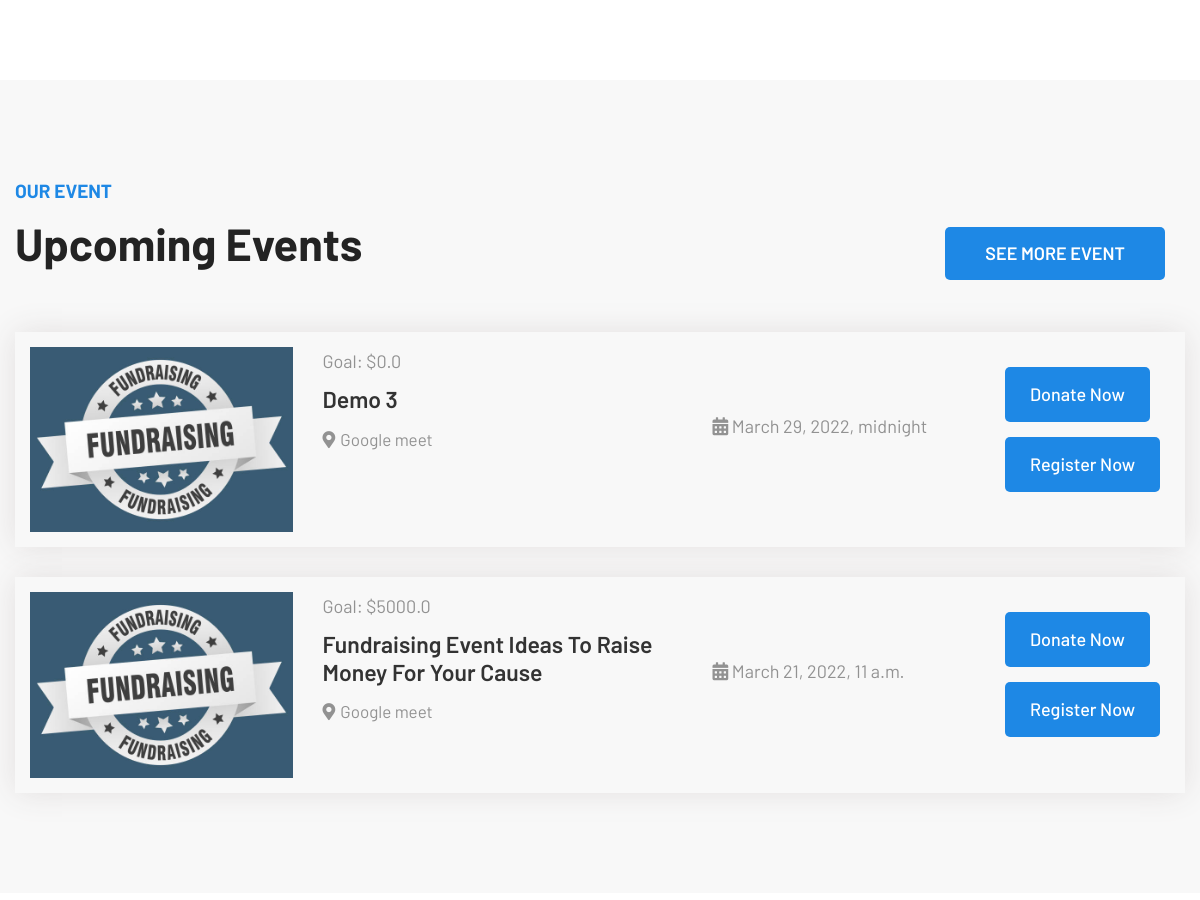
The app's page / (middle part), older data.
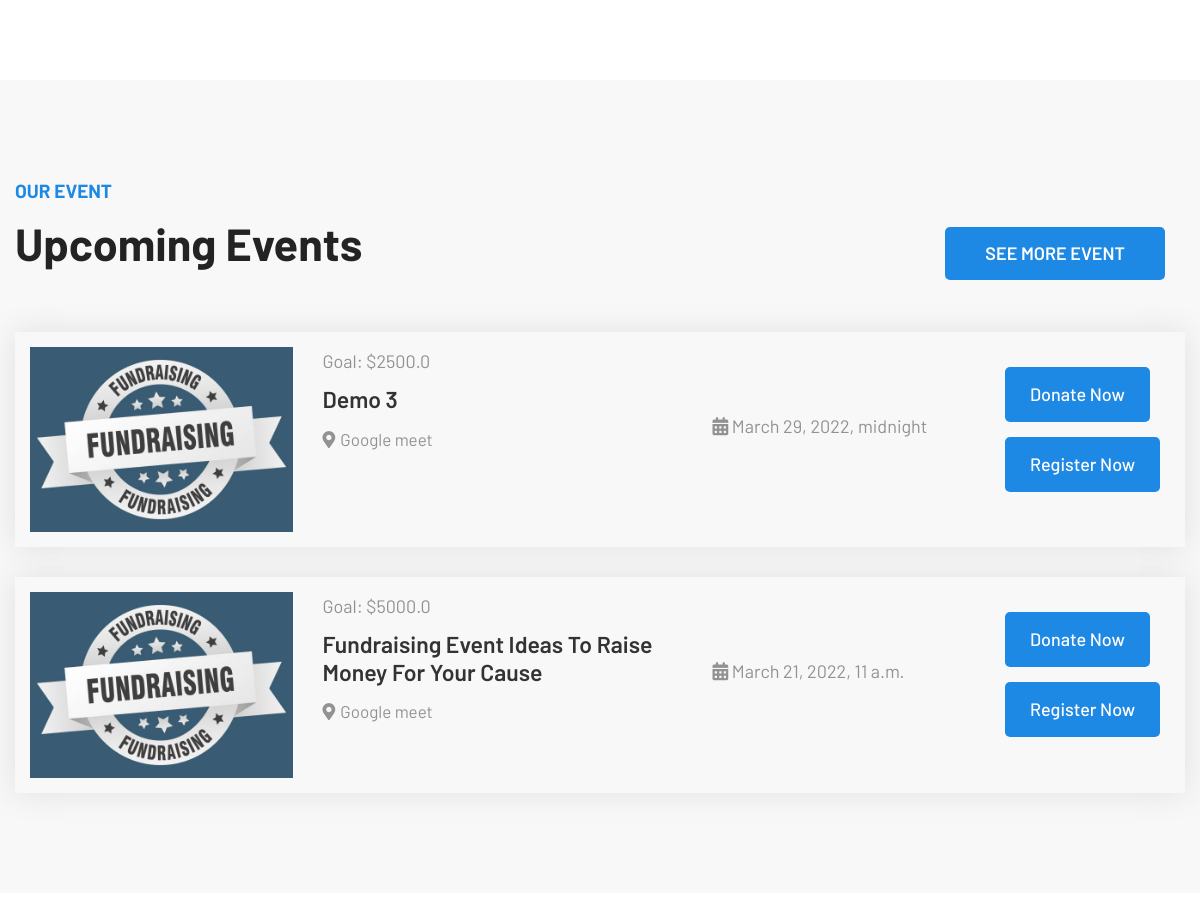
The same page, newer data.
### core/models.py (models this page shows, shortened)
class Event(models.Model):
    name = models.CharField(max_length=150, help_text="Name of the event")
    description = RichTextUploadingField()
    event_date_time = models.DateTimeField()
    thumbnail = models.ImageField(upload_to="events/%Y/%m/%d", default="default_event.jpg", null=True, blank=True)
    registration_link = models.URLField(max_length=500)
    event_location = models.CharField(max_length=150, help_text="Where will the events be happening?")
    date_created = models.DateTimeField(auto_now_add=True)
    donations = models.FloatField(default=0, help_text="DOnations made for the event")
    goal = models.FloatField(default=0, help_text="Goal for the event")
    is_active = models.BooleanField(default=True)

### core/views.py (the view)
# urls.py: path('', home, name="home"),
def home(request):
    context = {
        'persons':Person.objects.all()[:3],
        'events':Event.objects.filter(is_active=True).order_by('-id')[:2],
        'articles':Article.objects.order_by('-id')[:3],
        'categories':Category.objects.order_by('-id'),
        'partners':Partner.objects.order_by('-id')
    }
    return render(request, "index.html", context)

### core/templates/index.html (shortened to what this page needs)
{% extends 'base/base.html' %}
{% load static %}
{% block content %}
<div class="themex_humanist_project_area">
	<div class="container">
		<div class="row humanist_top">
			<div class="col-lg-6 col-md-6 col-sm-12">
			</div>
			<div class="col-lg-6 col-md-6 col-sm-12">
			</div>
		</div>
	</div>
</div>
<div class="themex_event_area">
	<div class="container">
		<div class="row">
			<div class="col-lg-6">
				<div class="witr_section_title">
					<div class="witr_section_title_inner text-left">
						<h2>OUR EVENT</h2>
						<h3>Upcoming Events</h3>
					</div>
				</div>
			</div>
			<div class="col-lg-6">
				<div class="witr_button_area">
					<div class="witr_btn_style mr">
						<div class="witr_btn_sinner">
							<a href="{% url 'events' %}" class="witr_btn">SEE MORE EVENT</a>
						</div>
					</div>
				</div>
			</div>
		</div>
		<div class="row event-top">
			<div class="col-lg-12">
				<div class="event_active event_style_adn_3 witr_3e event_all_color text-">
					<div class="event_wrap">
						{% for event in events %}
							<div class="col-lg-12 col-md-12 col-sm-12  witr_all_mb_30">
								<div class="row themex-single-event_adn witr_event_style_5">
									<div class="col-lg-3 col-md-6">
										<div class="themex-event-thumb_adn">
											<a href="{% url 'event_detail' event.id event.name %}"> <img  src="{{event.thumbnail.url}}" alt=""></a>
										</div>
									</div>
									<div class="col-lg-4 col-md-6">
										<div class="event-page-title_adn ">
											<p>Goal: ${{event.goal}}</p>
											<h2><a href="{% url 'event_detail' event.id event.name %}">{{event.name}}</a></h2>
											<div class="themex-event-meta-left_adn">
												<span><i class="fas fa-map-marker-alt"></i>{{event.event_location}}</span>
											</div>
										</div>
									</div>
									<div class="col-lg-3 col-md-6">
										<div class="witr_event_d">
											<div class="event_date_5">
											<span><i class="fas fa-calendar"></i></span>
											<span>{{event.event_date_time}}</span>
										</div>
										</div>
									</div>
									<div class="col-lg-2 col-md-6">
										<div class="witr_event_btn btn_all_color">
											<a href="{% url 'event_detail' event.id event.name %}">Donate Now </a>
											<a href="{{event.registration_link}}">Register Now </a>
										</div>
									</div>
								</div>
							</div>
						{% endfor %}
					</div>
				</div>
			</div>
		</div>
	</div>
</div>
<div class="themex-blog-area">
</div>
{% endblock %}

Row changes from the older to the newer data that the page shows:
changed Event "Demo 3": goal "0.0" → "2500.0"
